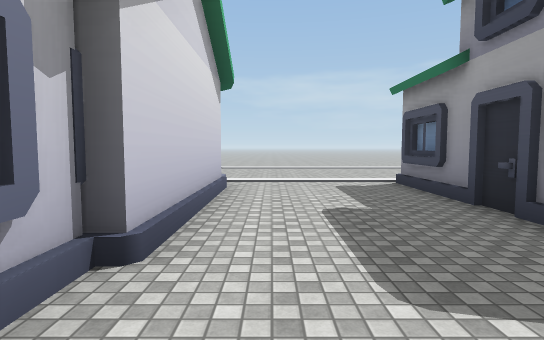
View 1 (above)

24 first-person views from a walk through a Unity game level. The camera is 1.5 m above the floor, tilts 4° down and sees 80° across. The floor is counted in squares, 2 m on a side. Each view is taken from the middle of a square. On the plan, view 1 faces up. The plan holds only what a view shows up to about 11 squares ahead; the rest is blank. The place goes on beyond the plan. The player character is not drawn. Some surface patterns are stand-ins.

View 2
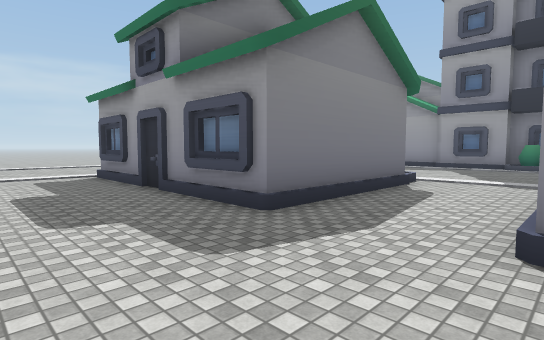

View 3
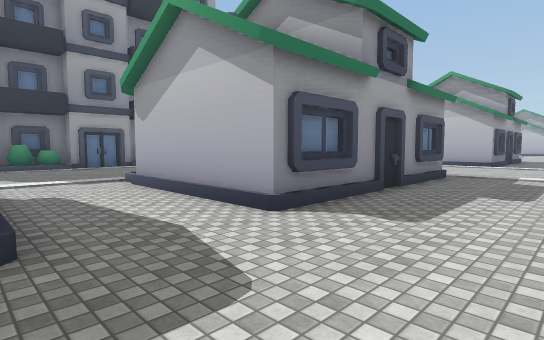

View 4
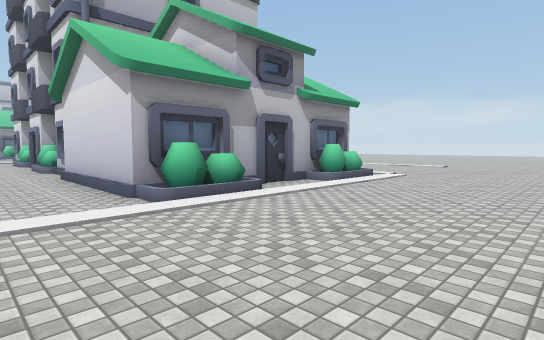

View 5
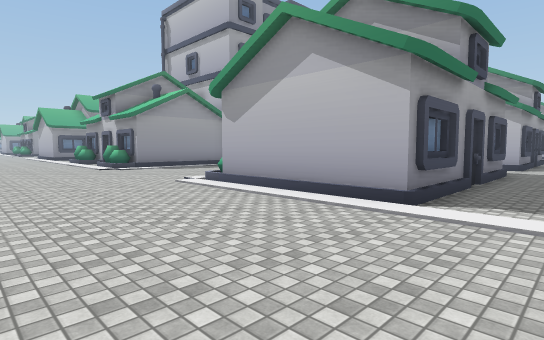

View 6
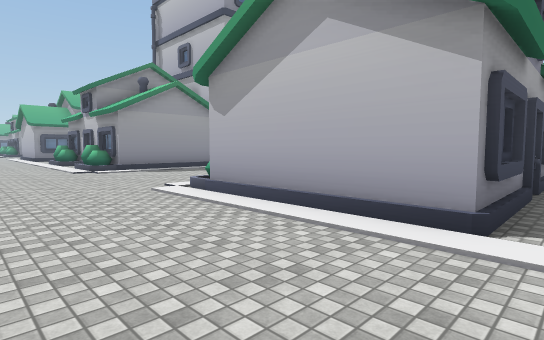

View 7
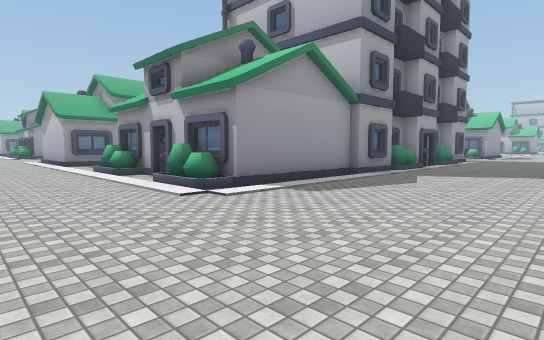

View 8
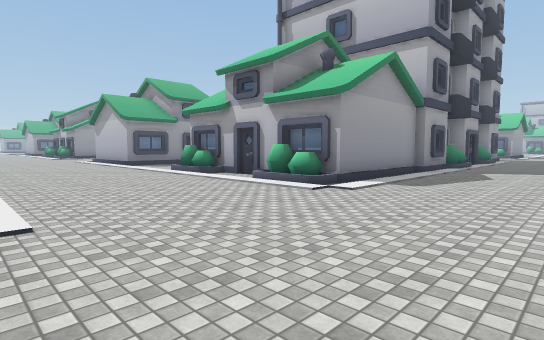

View 9
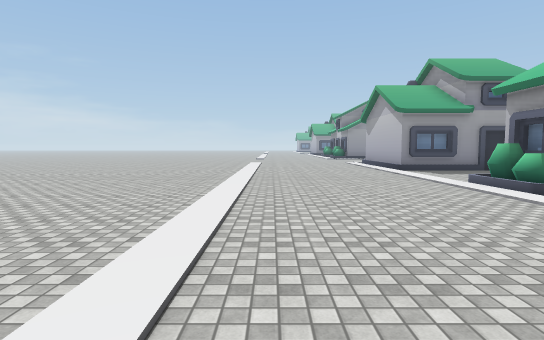

View 10
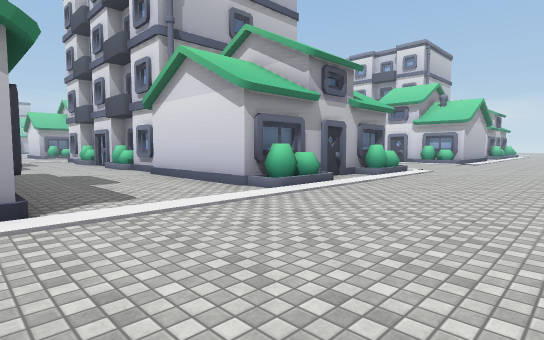

View 11
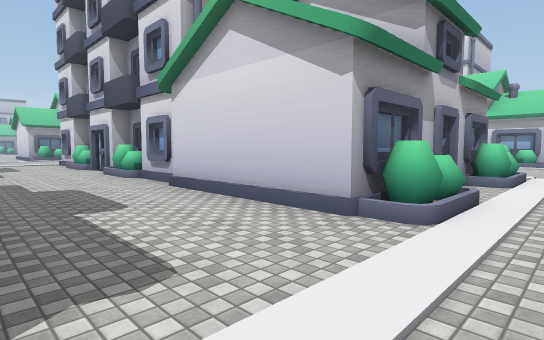

View 12
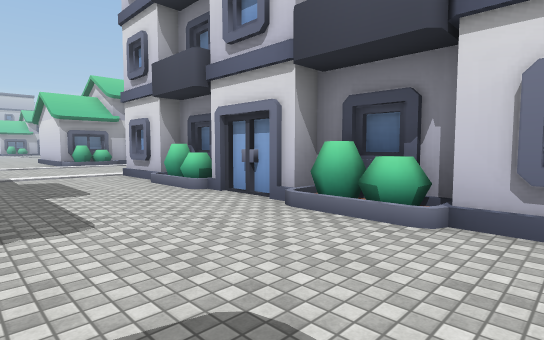

View 13
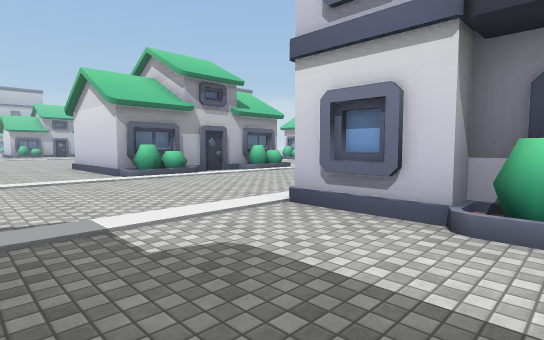

View 14
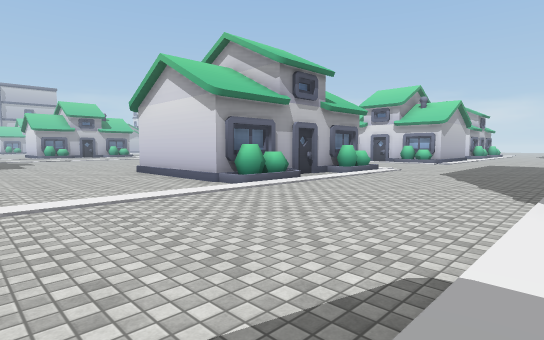

View 15
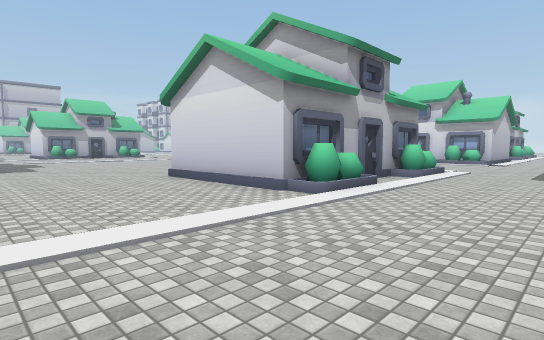

View 16
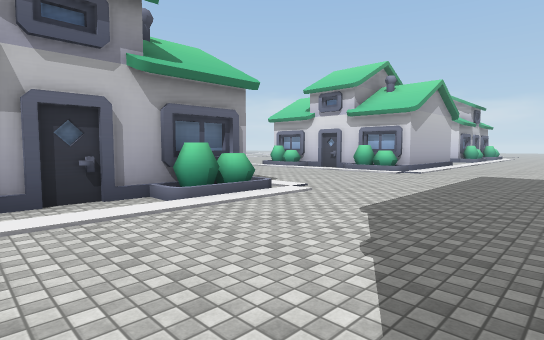

View 17
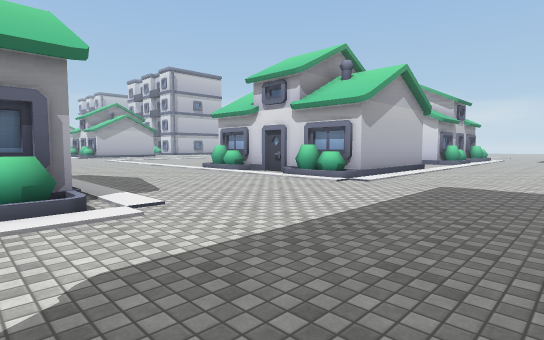

View 18
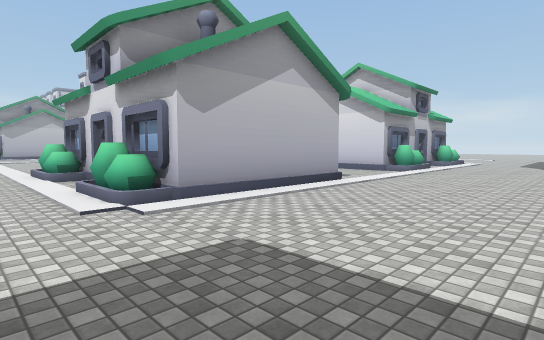

View 19
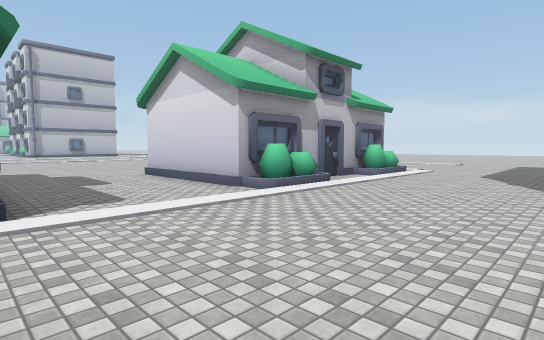

View 20
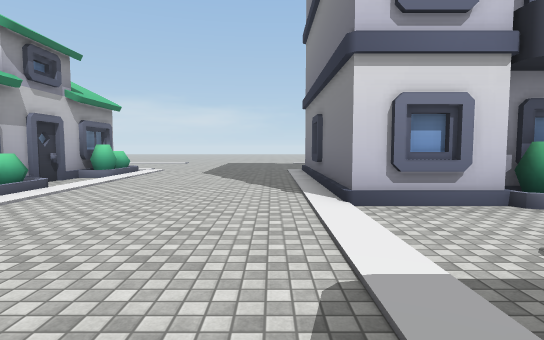

View 21
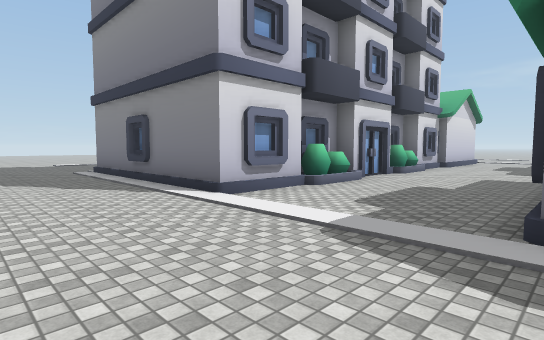

View 22
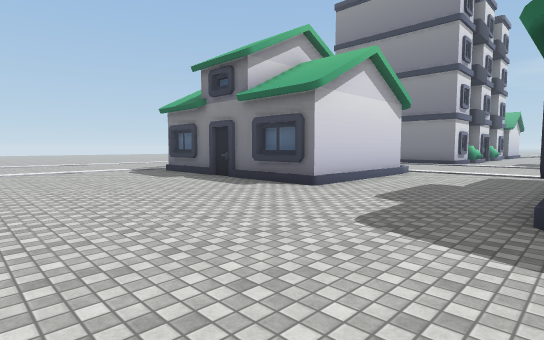

View 23
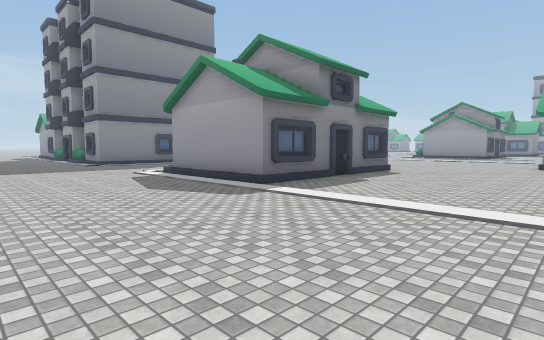

View 24
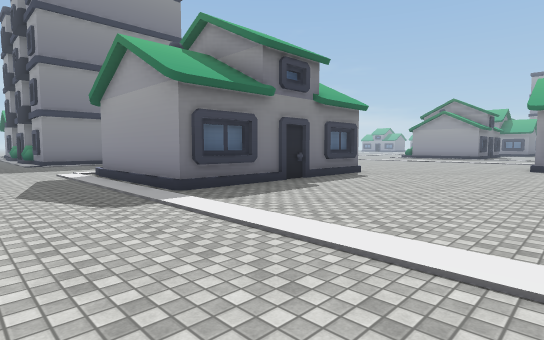

### Floor plan
Key: @ floor where view 1 was taken; # wall or solid block; . floor; / step, stairs or slope; O other object.
Columns run from 9 left of view 1 to 23 right of it. Each row starts with its distance up from view 1.
 12                   ...............
 11     ............. ...............
 10 .................................
  9 .................................
  8 .................................
  7 ../O/./O/.../////...../O/./O/.../
  6   OOOOOOO...O   O.....OOOOOO/...O
  5   O     O...O    .....O     /...O
  4         O...#    .....O     /...O
  3         O...O     ....O     /...O
  2         O...O     ....O    O/...
  1         O...OOOO/.....O     ....
  0        O.@............O    O....
 -1        OO.............O    OO...
 -2        O....OOOOO.....O    O....
 -3         O...O     ... O     ....
 -4        OO...O              O....
 -5        OO...#              OO...
 -6        O....O              O....
 -7         O...O               ....
 -8 ..OO###O..../              O.....
 -9 .................................
-10 .................................
-11 .................................
-12 .................................
-13  ./O/./O/.../////...../O/./O/....
-14   OOOOOOO...O   O.....OOOOOO/....
-15   O     O...O    .....O     /....
-16         O...    ......O     /....
-17   O     O...    /.....O     /...
-18  ..O.#.O....O   O.....OO.OOO/...
-19  ...........O    ...............
-20 .............    ...............
-21 .............   .................
-22 .............   ................O
-23       .......    .........    ..O

Positions as (right, up) in squares from view 1, and headings:
1: (0, 0), facing up
2: (0, -2), facing up-right
3: (0, 1), facing down-right
4: (1, 11), facing down-left
5: (1, 11), facing down-right
6: (2, 10), facing down-right
7: (8, 10), facing down-right
8: (9, 12), facing down-right
9: (12, 11), facing right
10: (23, 11), facing down-left
11: (22, 8), facing down-left
12: (22, 1), facing down-left
13: (22, -5), facing down-left
14: (23, -8), facing down-left
15: (23, -10), facing down-left
16: (17, -9), facing down-left
17: (14, -9), facing down-left
18: (9, -9), facing down-left
19: (3, -9), facing down-left
20: (3, -9), facing left
21: (3, -11), facing up-left
22: (3, -23), facing up-left
23: (8, -23), facing up-right
24: (10, -23), facing up-right
